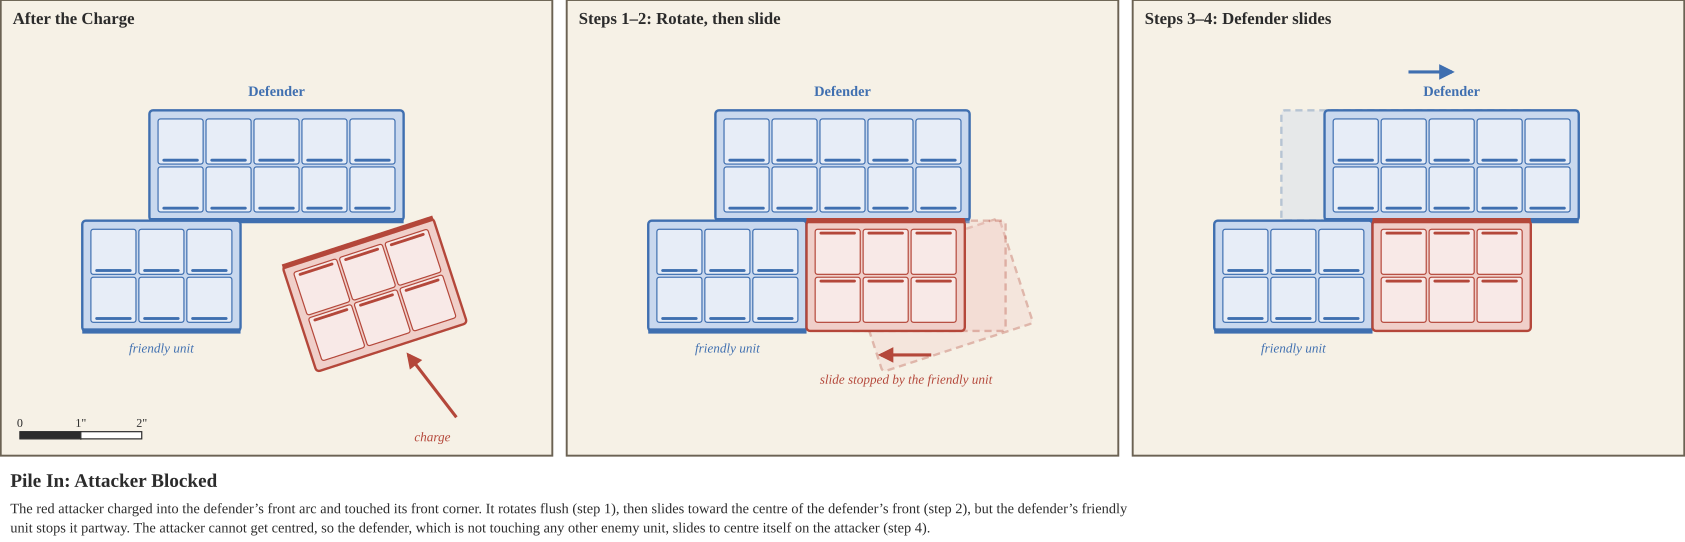

Python code for this plot:
from style import *
PW, PH, G = 230, 190, 6
dw, dd = 5 * 20 + 2 * B, 2 * 20 + 2 * B     # defender and its friend: 2 ranks of 5
aw, ad = 3 * 20 + 2 * B, 2 * 20 + 2 * B     # attacker: 2 ranks of 3
fw = 3 * 20 + 2 * B                         # friendly unit: 2 ranks of 3

def scenario(name, title, caption, second_red):
    s = SVG(3 * PW + 2 * G, PH, title, caption)
    front = 92                              # defender's front edge (it faces down the page)
    dx0 = 115                               # defender centre at the start
    fr = 100                                # friendly unit's right edge
    fx = fr - fw / 2                        # friendly blue unit, lower left, its top on the defender's front line
    ax_land = 150                           # where the attacker first lands
    ax_slide = fr + aw / 2                  # attacker slides left until it touches the friend
    stop = None
    if second_red:
        r2x = 198                           # second red unit right of the defender
        stop = r2x - 23 - dw / 2            # defender can only slide until it touches it
    dx_end = ax_slide if stop is None else min(ax_slide, stop)
    panels = ['After the Charge', 'Steps 1–2: Rotate, then slide', 'Steps 3–4: Defender slides']
    for k, t in enumerate(panels):
        ox = k * (PW + G)
        s.panel(ox, 0, PW, PH, t)
        dxc = dx0 if k < 2 else dx_end
        if k == 2 and dxc != dx0:
            s.tray(ox + dx0, front - dd / 2, 2, 5, 180, 'blue', ghost=True)
        s.tray(ox + dxc, front - dd / 2, 2, 5, 180, 'blue')
        s.text(ox + dxc, front - dd - 6, 'Defender', 6, C['blue'], bold=True)
        s.tray(ox + fx, front + dd / 2, 2, 3, 180, 'blue')
        s.text(ox + fx, front + dd + 9, 'friendly unit', 5.5, C['blue'], italic=True)
        if second_red:
            s.tray(ox + r2x, front - dd / 2, 2, 2, 0, 'red')
            s.text(ox + r2x, front - dd - 18, 'second red unit', 5.5, C['red'], italic=True)
        if k == 0:
            # attacker touching the defender's front at an angle
            s.tray(ox + ax_land + 6, front + ad / 2 + 8, 2, 3, -18, 'red')
            s.arrow(ox + ax_land + 40, front + 82, ox + ax_land + 20, front + 56, C['red'])
            s.text(ox + ax_land + 30, front + 92, 'charge', 5.5, C['red'], italic=True)
        elif k == 1:
            s.tray(ox + ax_land + 6, front + ad / 2 + 8, 2, 3, -18, 'red', ghost=True)
            s.tray(ox + ax_land, front + ad / 2, 2, 3, 0, 'red', ghost=True)
            s.tray(ox + ax_slide, front + ad / 2, 2, 3, 0, 'red')
            s.arrow(ox + ax_land + 2, front + ad + 10, ox + ax_slide - 2, front + ad + 10, C['red'], label=None)
            s.text(ox + (ax_land + ax_slide) / 2, front + ad + 22, 'slide stopped by the friendly unit', 5.5, C['red'], italic=True)
        else:
            s.tray(ox + ax_slide, front + ad / 2, 2, 3, 0, 'red')
            if dxc != dx0:
                s.arrow(ox + dx0, front - dd - 16, ox + dxc, front - dd - 16, C['blue'])
    s.scale(8, PH - 10)
    print(s.save(name + '.svg'))

scenario('pile_in_blocked', 'Pile In: Attacker Blocked', [
    'The red attacker charged into the defender’s front arc and touched its front corner. It rotates flush (step 1), then slides',
    'toward the centre of the defender’s front (step 2), but the defender’s friendly unit stops it partway. The attacker cannot',
    'get centred, so the defender, which is not touching any other enemy unit, slides to centre itself on the attacker (step 4).'], False)
scenario('pile_in_blocked_twice', 'Pile In: Both Units Blocked', [
    'The same charge, but a second red unit stands beside the defender. The attacker is blocked by the defender’s friendly unit as',
    'before, and the defender can only slide until it touches the second red unit. The two units are flush but not centred. That does',
    'not stop the Melee or cost either side anything; the Pile In simply ends there.'], True)
